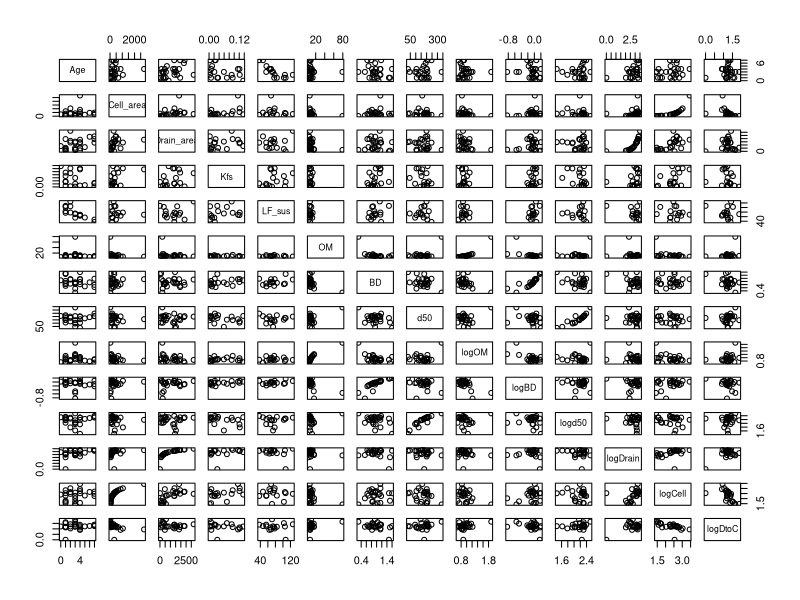
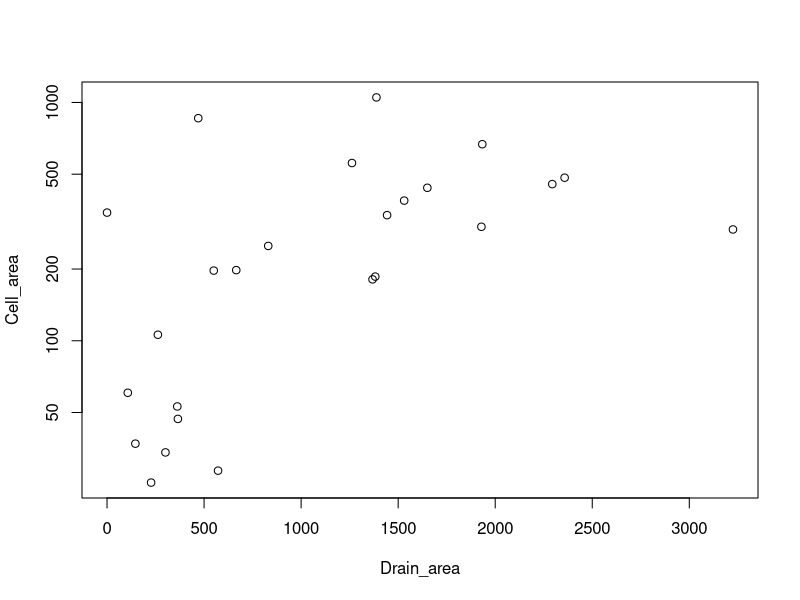
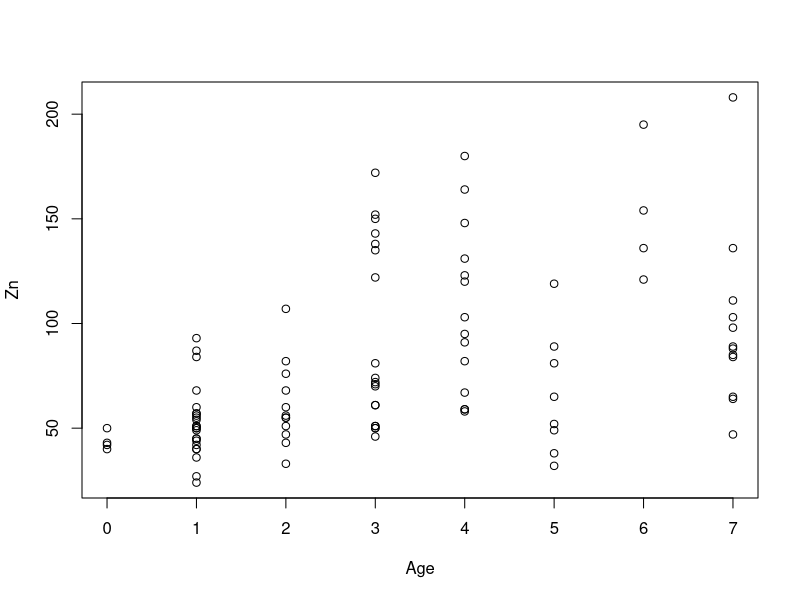
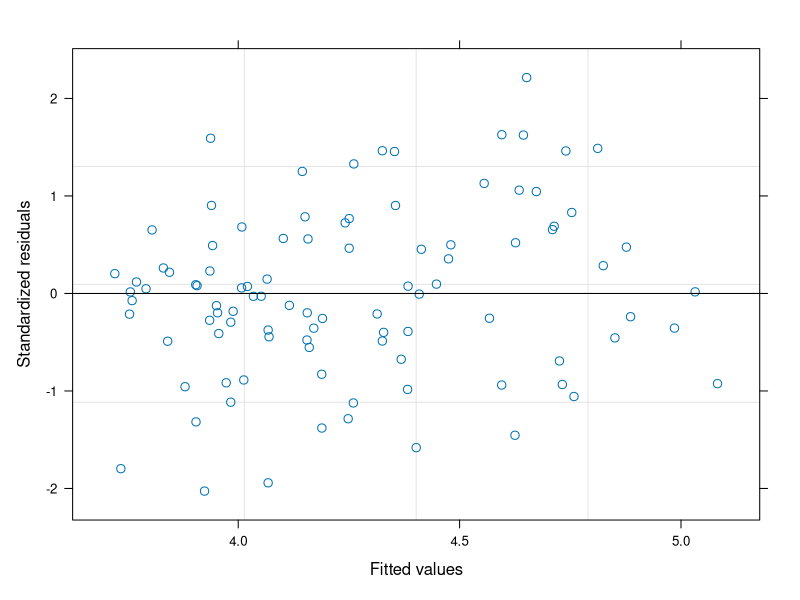

Here is the R script that generated these plots, in order: (Note: this script raises an error after producing the figures.)
## ---- chunk 1
knitr::opts_chunk$set(echo = TRUE)

library(Hmisc)
library(nlme)
library(MASS)

setwd("/Users/dcostel3/Desktop/Bioretention/2018 analysis")
## ---- chunk 2
soilchem <- read.csv(file="soil_metal_NEW.csv")
soilchem$Cell_no <- factor(soilchem$Cell_no)
summary(soilchem)

#Outliers
soilchem[soilchem$Sample=="30a",'Zn'] <- NA
soilchem[soilchem$Sample=="12a",'Cu'] <- NA
#soilchem[soilchem$Sample=="22a2",'Pb'] <- NA

cell <- read.csv(file="cell_data_NEW.csv")
cell$Location_name <- as.character(cell$Location_name)
summary(cell)

#Calculate log variables
soilchem$logOM <- log10(soilchem$OM)
soilchem$logBD <- log10(soilchem$BD)
soilchem$logd50 <- log10(soilchem$d50)
cell$logDrain <- log10(cell$Drain_area+1)
cell$logCell <- log10(cell$Cell_area+1)
cell$logDtoC <- cell$logDrain/cell$logCell

#Merge both datasets
fullsoil <- merge(soilchem,cell[,c(2:10,13:15)],by="Cell_no")
summary(fullsoil)

## ---- chunk 3
#Calculate mean OM, BD, and d50 for cells
chemmean <- aggregate(soilchem[,c('OM','BD','d50','logOM','logBD','logd50')],
                      by=list(soilchem$Cell_no),median,na.rm=T)
cellmeans <- merge(cell,chemmean,by.x="Cell_no",by.y="Group.1")
cordata <- cellmeans[,c('Age','Cell_area','Drain_area','Kfs','LF_sus','OM','BD','d50',
                        'logOM','logBD','logd50','logDrain','logCell','logDtoC')]

#Pairwise correlations (uses Hmisc package)
pairs(cordata)
rcorr(as.matrix(cordata))

with(cordata[cordata$Cell_area<2000,],cor.test(logCell,Drain_area))
plot(Cell_area~Drain_area,data=cordata[cordata$Cell_area<2000,],log="y")
  #Even without the large Mayfield Lib cite, there is a correlation between drain area and log cell area
## ---- chunk 4
t.test(cell$LF_sus,cell$Adj_LF,paired=T)

t.test(cell$HF_sus,cell$Adj_HF,paired=T)
## ---- chunk 5
plot(Zn~Age,data=fullsoil)

Znmod <- lme(log(Zn)~Age*Depth*Location,random=~1|Cell_no,data=fullsoil,na.action=na.omit)
anova(Znmod)
plot(Znmod)

#Simplify the model to remove NS terms to get better parameter estimates
Znmodsim <- lme(log(Zn)~Age*Depth,random=~1|Cell_no,data=fullsoil,na.action=na.omit,method="ML")
Znmodsim2 <- lme(log(Zn)~Age+Depth,random=~1|Cell_no,data=fullsoil,na.action=na.omit,method="ML")
anova(Znmodsim,Znmodsim2)
summary(Znmodsim2)

#Test for significance of the random effect
Znmod_noME <- lm(log(Zn)~Age+Depth,data=fullsoil)
anova(Znmodsim,Znmod_noME)
  #Yes, retain random effect
## ---- chunk 6

#Test models with new variables

#STEP 1, including one additional
candvar <- c('Cell_area','OM','BD','d50','Drain_area','DtoC','Kfs','LF_sus','HF_sus',
             'logOM','logBD','logd50','logDrain','logCell','logDtoC')
loc <- which(names(fullsoil) %in% candvar)
names(fullsoil)[loc]

Znresult <- data.frame("Variable"=names(fullsoil)[loc],"Pval"=NA)

for(i in 1:length(candvar)){
  Zndata <- fullsoil[,c(1,5:6,17,loc[i])]
  Zndata <- Zndata[complete.cases(Zndata),]
  
  MZn1 <- lmer(log(Zn)~Age+Depth+(1|Cell_no),data=Zndata,REML=F)
  MZn2 <- lmer(log(Zn)~Age+Depth+Zndata[[5]]+(1|Cell_no),data=Zndata,REML=F)
  
  Znresult$Pval[i] <- anova(MZn2,MZn1)$P[2]
}

Znresult
#INCLUDE logOM (p<0.001) first.

#REFINE THE Zn MODEL
MZn2 <- lmer(log(Zn)~Age+Depth+logOM+(1|Cell_no),data=fullsoil,REML=F)
MZn2.1 <- lmer(log(Zn)~Age+Depth*logOM+(1|Cell_no),data=fullsoil,REML=F)
anova(MZn2,MZn2.1)

MZn2.2 <- lmer(log(Zn)~Age+Depth+logOM+logOM:Age+(1|Cell_no),data=fullsoil,REML=F)
anova(MZn2.2,MZn2)
  #No signficant interactions between OM and other variables

#STEP 2 - See if other variables besides OM should be included
candvar <- c('Cell_area','BD','d50','Drain_area','DtoC','Kfs','LF_sus','HF_sus',
             'logCell','logDrain','logDtoC','logBD','logd50')
loc <- which(names(fullsoil) %in% candvar)
names(fullsoil)[loc]

Znresult <- data.frame("Variable"=names(fullsoil)[loc],"Pval"=NA)

for(i in 1:length(candvar)){
  Zndata <- fullsoil[,c(1,5:6,14,17,loc[i])]
  Zndata <- Zndata[complete.cases(Zndata),]
  
  MZn1 <- lmer(log(Zn)~Age+Depth+logOM+(1|Cell_no),data=Zndata,REML=F)
  MZn2 <- lmer(log(Zn)~Age+Depth+logOM+Zndata[[6]]+(1|Cell_no),data=Zndata,REML=F)
  
  Znresult$Pval[i] <- anova(MZn2,MZn1)$P[2]
}

Znresult
#No other variables are worth including.

#FINAL MODEL
MZn2.1 <- lmer(log(Zn)~Age+Depth+logOM+(1|Cell_no),data=fullsoil,REML=F)
summary(MZn2.1)
plot(MZn2.1)

MZn2.1nlme <- lme(log(Zn)~Age+Depth+log(OM),random=~1|Cell_no,data=fullsoil,na.action=na.omit)
anova(MZn2.1nlme)
## ---- chunk 7
plot(Cu~Age,data=fullsoil,col=as.numeric(Depth))

Cumod <- lme(log(Cu)~Age*Depth*Location,random=~1|Cell_no,data=fullsoil,na.action=na.omit)
anova(Cumod)
plot(Cumod)

#Simplify the model to remove NS terms to get better parameter estimates
Cumodsim <- lme(log(Cu)~Age*Depth,random=~1|Cell_no,data=fullsoil,na.action=na.omit,method="ML")
summary(Cumodsim)

#Test for significance of the random effect
Cumod_noME <- lm(log(Cu)~Age*Depth,data=fullsoil)
anova(Cumodsim,Cumod_noME)
  #Yes, retain random effect
## ---- chunk 8

#Test models with new variables

#STEP 1, including one additional
candvar <- c('Cell_area','OM','BD','d50','Drain_area','DtoC','Kfs','LF_sus','HF_sus',
             'logOM','logBD','logd50','logDrain','logCell','logDtoC')
loc <- which(names(fullsoil) %in% candvar)
names(fullsoil)[loc]

Curesult <- data.frame("Variable"=names(fullsoil)[loc],"Pval"=NA)

for(i in 1:length(candvar)){
  Cudata <- fullsoil[,c(1,3,6,17,loc[i])]
  Cudata <- Cudata[complete.cases(Cudata),]
  
  MCu1 <- lmer(log(Cu)~Age*Depth+(1|Cell_no),data=Cudata,REML=F)
  MCu2 <- lmer(log(Cu)~Age*Depth+Cudata[[5]]+(1|Cell_no),data=Cudata,REML=F)
  
  Curesult$Pval[i] <- anova(MCu2,MCu1)$P[2]
}

Curesult
#INCLUDE logOM (p=0.006).

#REFINE THE Cu MODEL
MCu2 <- lmer(log(Cu)~Age*Depth+logOM+(1|Cell_no),data=fullsoil,REML=F)
MCu2.1 <- lmer(log(Cu)~Age*Depth+logOM+logOM:Depth+(1|Cell_no),data=fullsoil,REML=F)
anova(MCu2,MCu2.1)

MCu2.2 <- lmer(log(Cu)~Age*Depth+logOM+logOM:Age+(1|Cell_no),data=fullsoil,REML=F)
anova(MCu2.2,MCu2)

MCu2.3 <- lmer(log(Cu)~Age*Depth*logOM+(1|Cell_no),data=fullsoil,REML=F)
anova(MCu2.3,MCu2)
  #No signficant interactions between OM and other variables

#STEP 2 - See if other variables besides OM should be included
candvar <- c('Cell_area','BD','d50','Drain_area','DtoC','Kfs','LF_sus','HF_sus',
             'logCell','logDrain','logDtoC','logBD','logd50')
loc <- which(names(fullsoil) %in% candvar)
names(fullsoil)[loc]

Curesult <- data.frame("Variable"=names(fullsoil)[loc],"Pval"=NA)

for(i in 1:length(candvar)){
  Cudata <- fullsoil[,c(1,3,6,14,17,loc[i])]
  Cudata <- Cudata[complete.cases(Cudata),]
  
  MCu1 <- lmer(log(Cu)~Age*Depth+logOM+(1|Cell_no),data=Cudata,REML=F)
  MCu2 <- lmer(log(Cu)~Age*Depth+logOM+Cudata[[6]]+(1|Cell_no),data=Cudata,REML=F)
  
  Curesult$Pval[i] <- anova(MCu2,MCu1)$P[2]
}

Curesult
#No other variables are worth including.

#FINAL MODEL
MCu2 <- lmer(log(Cu)~Age*Depth+logOM+(1|Cell_no),data=fullsoil,REML=F)
summary(MCu2)
plot(MCu2)

MCu2nlme <- lme(log(Cu)~Age*Depth+logOM,random=~1|Cell_no,data=fullsoil,na.action=na.omit)
anova(MCu2nlme)
## ---- chunk 9
plot(log10(Pb)~Age,data=fullsoil,col=as.numeric(Depth))

Pbmod <- lme(log(Pb)~Age*Depth*Location,random=~1|Cell_no,data=fullsoil,na.action=na.omit)
anova(Pbmod)
plot(Pbmod)

#Simplify the model to remove NS terms to get better parameter estimates
Pbmodsim <- lme(log(Pb)~Age*Depth,random=~1|Cell_no,data=fullsoil,na.action=na.omit,method="ML")
Pbmodsim2 <- lme(log(Pb)~Age+Depth,random=~1|Cell_no,data=fullsoil,na.action=na.omit,method="ML")
anova(Pbmodsim,Pbmodsim2)
Pbmodsim3 <- lme(log(Pb)~Age,random=~1|Cell_no,data=fullsoil,na.action=na.omit,method="ML")
anova(Pbmodsim2,Pbmodsim3)
summary(Pbmodsim2)
  #The interaction between depth and age is really close (p=0.07) so may want to maintain

#Test for significance of the random effect
Pbmod_noME <- lm(log(Pb)~Age*Depth,data=fullsoil)
anova(Pbmodsim,Pbmod_noME)
  #Yes, retain random effect
## ---- chunk 10

#Test models with new variables

#STEP 1, including one additional
candvar <- c('Cell_area','OM','BD','d50','Drain_area','DtoC','Kfs','LF_sus','HF_sus',
             'logOM','logBD','logd50','logDrain','logCell','logDtoC')
loc <- which(names(fullsoil) %in% candvar)
names(fullsoil)[loc]

Pbresult <- data.frame("Variable"=names(fullsoil)[loc],"Pval"=NA)

for(i in 1:length(candvar)){
  Pbdata <- fullsoil[,c(1,4,6,17,loc[i])]
  Pbdata <- Pbdata[complete.cases(Pbdata),]
  
  MPb1 <- lmer(log(Pb)~Age+Depth+(1|Cell_no),data=Pbdata,REML=F)
  MPb2 <- lmer(log(Pb)~Age+Depth+Pbdata[[5]]+(1|Cell_no),data=Pbdata,REML=F)
  
  Pbresult$Pval[i] <- anova(MPb2,MPb1)$P[2]
}

Pbresult
#INCLUDE logOM (p<0.001).

#REFINE THE Pb MODEL
MPb2 <- lmer(log(Pb)~Age+Depth+logOM+(1|Cell_no),data=fullsoil,REML=F)
MPb2.1 <- lmer(log(Pb)~Age+Depth+logOM+logOM:Depth+(1|Cell_no),data=fullsoil,REML=F)
anova(MPb2,MPb2.1)

MPb2.2 <- lmer(log(Pb)~Age+Depth+logOM+logOM:Age+(1|Cell_no),data=fullsoil,REML=F)
anova(MPb2.2,MPb2)
  #Significant age x log(OM) interaction

#STEP 2 - See if other variables besides OM should be included
candvar <- c('Cell_area','BD','d50','Drain_area','DtoC','Kfs','LF_sus','HF_sus',
             'logCell','logDrain','logDtoC','logBD','logd50')
loc <- which(names(fullsoil) %in% candvar)
names(fullsoil)[loc]

Pbresult <- data.frame("Variable"=names(fullsoil)[loc],"Pval"=NA)

for(i in 1:length(candvar)){
  Pbdata <- fullsoil[,c(1,4,6,14,17,loc[i])]
  Pbdata <- Pbdata[complete.cases(Pbdata),]
  
  MPb1 <- lmer(log(Pb)~Age+Depth+logOM+logOM:Age+(1|Cell_no),data=Pbdata,REML=F)
  MPb2 <- lmer(log(Pb)~Age+Depth+logOM+logOM:Age+Pbdata[[6]]+(1|Cell_no),data=Pbdata,REML=F)
  
  Pbresult$Pval[i] <- anova(MPb2,MPb1)$P[2]
}

Pbresult
#No other variables are worth including.

#FINAL MODEL
MPb2.2 <- lmer(log(Pb)~Age+Depth+logOM+logOM:Age+(1|Cell_no),data=fullsoil,REML=F)
summary(MPb2.2)
plot(MPb2.2)

MPb2nlme <- lme(log(Pb)~Age+Depth+logOM+Age:logOM,random=~1|Cell_no,data=fullsoil,na.action=na.omit)
anova(MPb2nlme)

#Predictions to try and interpret the model
newage <- seq(0,7)
highOM <- predict(MPb2.2,newdata=list(Age=newage,Depth=rep("0 to 10",8),logOM=rep(log10(80),8)),re.form=~0)
lowOM <- predict(MPb2.2,newdata=list(Age=newage,Depth=rep("0 to 10",8),logOM=rep(log10(5),8)),re.form=~0)

plot(Pb~Age,data=fullsoil)
lines(newage,exp(highOM))
lines(newage,exp(lowOM))
